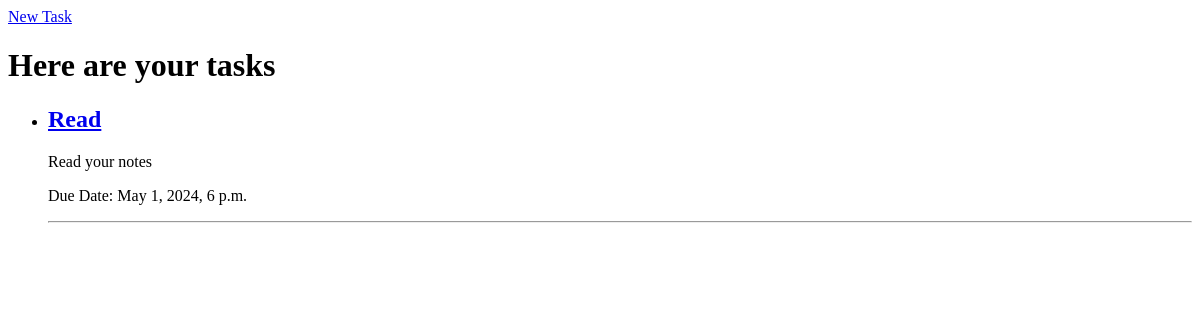
The page /tasks/ on the database as committed earlier.
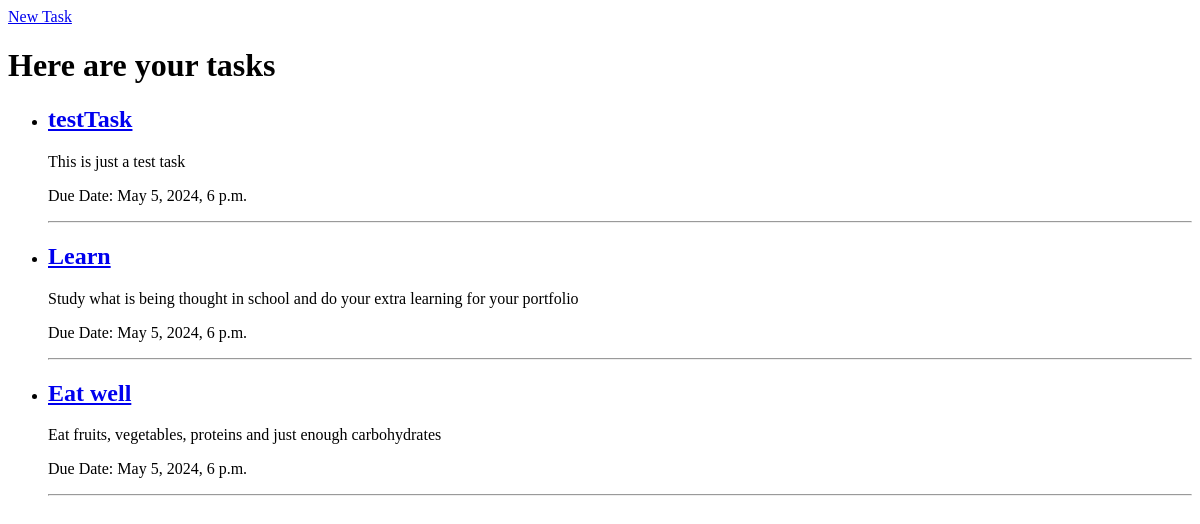
The same page on the database as committed later.
### todoapp/models.py (models this page shows, shortened)
class Task(models.Model):
    title = models.CharField(max_length=200, null=False, blank= False)
    description = models.TextField()
    creation_time = models.DateTimeField(auto_now_add=True)
    completion_time = models.DateTimeField()
    class Meta:
        pass

### todoapp/views.py (the view)
# urls.py: path('', views.taskList, name="task.list"),
def taskList(request):
    tasks = Task.objects.all()
    return render(request, 'todoapp/task_list.html', {'tasks': tasks})

### todoapp/templates/todoapp/task_list.html (shortened to what this page needs)
<!DOCTYPE html>
<html>
    <head>
        <link rel="stylesheet" href="">
    </head>
    <body>
        <nav><a href="#">New Task</a></nav>
        <h1>Here are your tasks</h1>
        <ul>
        {% for task in tasks %}
            <li><h2><a href="{{task.id}}/">{{task.title}}</a></h2> </li>
            <p>{{task.description}}</p>
            <p>Due Date: {{task.completion_time}}</p><hr>
        {% endfor %}
        </ul>
    </body>
</html>

Rows that differ between the two databases and show on the page:
removed Task: title "Read", description "Read your notes", completion_time "May 1, 2024, 6 p.m."
added Task: title "testTask", description "This is just a test task", completion_time "May 5, 2024, 6 p.m."
added Task: title "Learn", description "Study what is being thought in school and do your extra learning for your portfolio", completion_time "May 5, 2024, 6 p.m."
added Task: title "Eat well", description "Eat fruits, vegetables, proteins and just enough carbohydrates", completion_time "May 5, 2024, 6 p.m."
